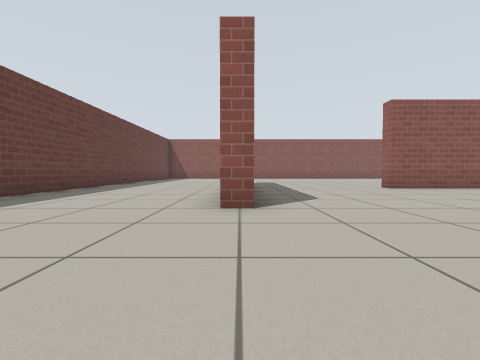
View 1 (above)

20 first-person views from a walk through a world built for the Gazebo simulator. The camera is 0.5 m above the floor, tilts 2° down and sees 85° across. The floor is counted in squares, 1 m on a side. Each view is taken from the middle of a square. On the plan, view 1 faces up. The plan holds only what a view shows up to about 9 squares ahead; the rest is blank. Gazebo's built-in surfaces are drawn with simple patterns.

View 2
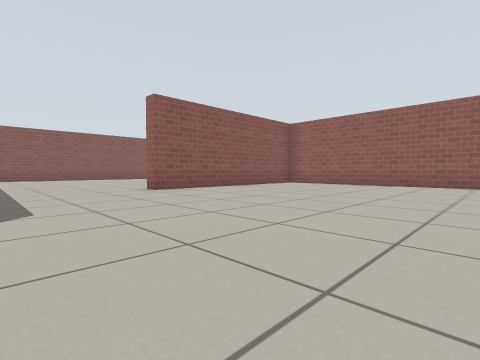

View 3
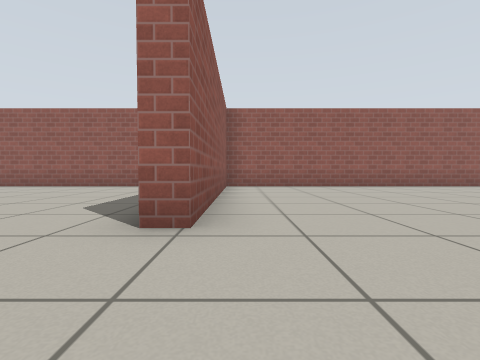

View 4
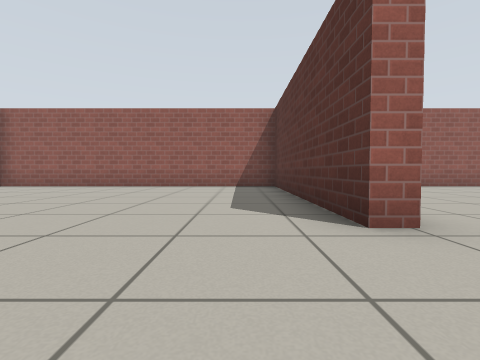

View 5
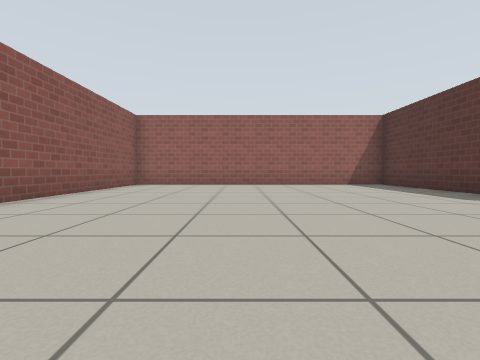

View 6
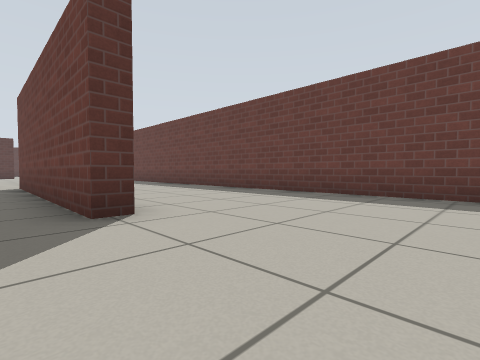

View 7
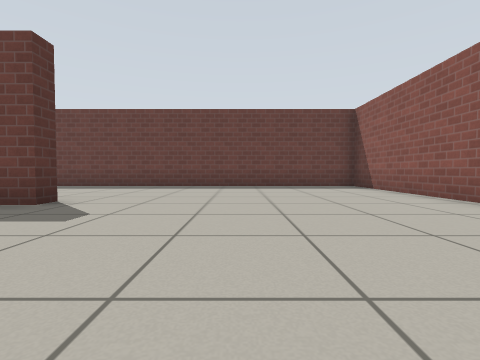

View 8
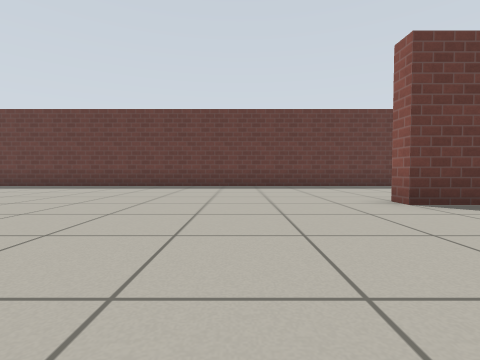

View 9
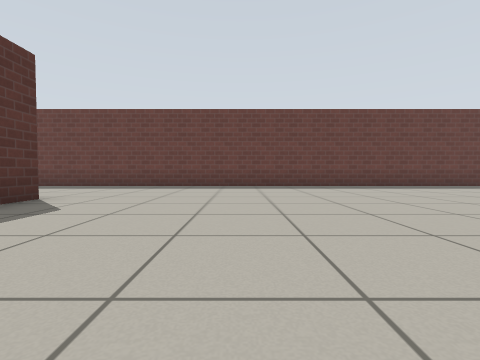

View 10
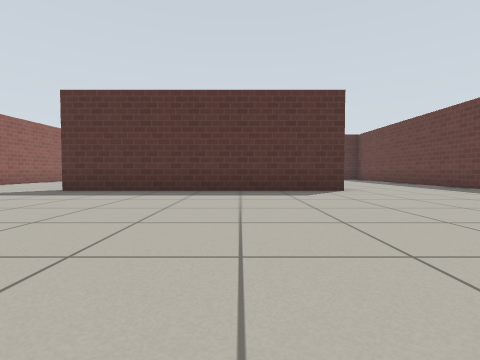

View 11
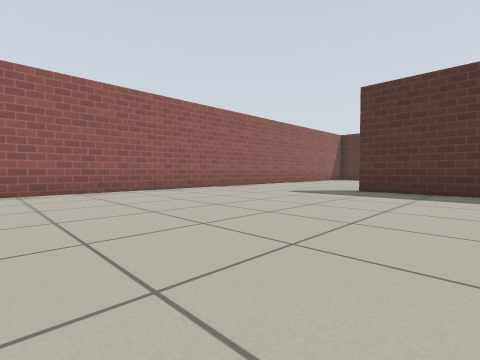

View 12
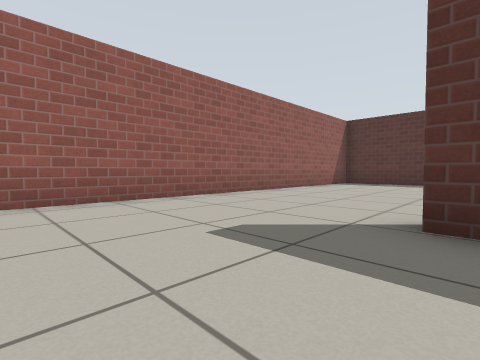

View 13
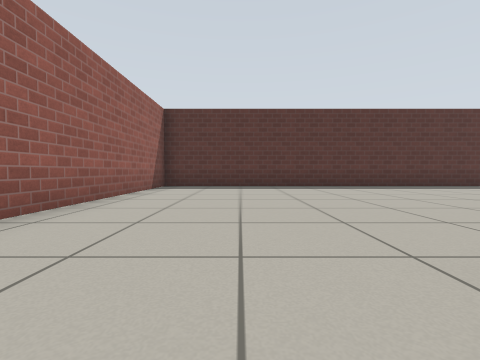

View 14
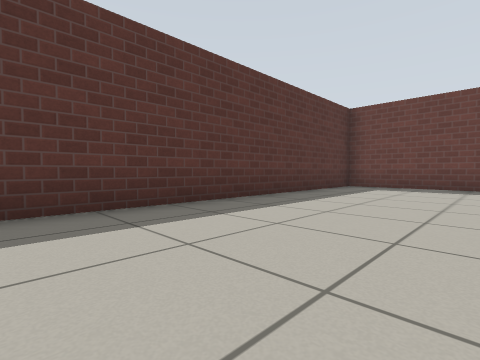

View 15
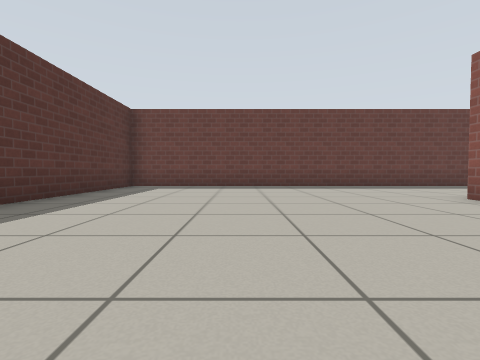

View 16
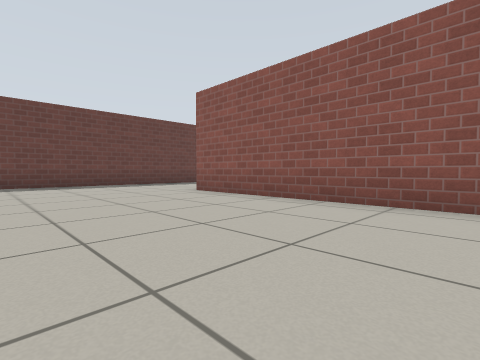

View 17
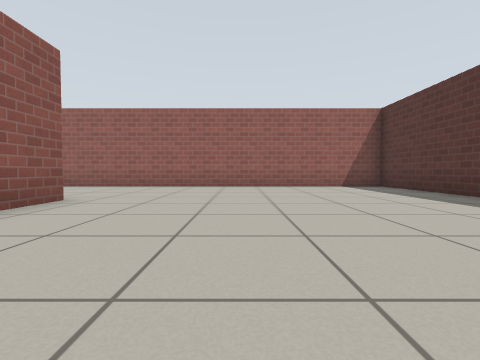

View 18
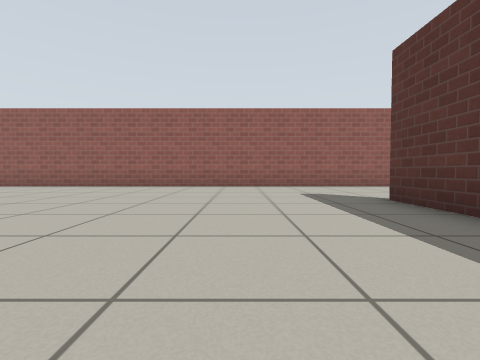

View 19
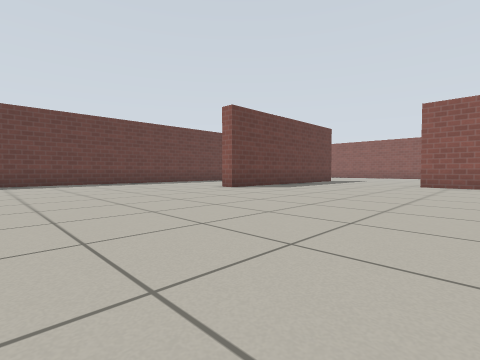

View 20
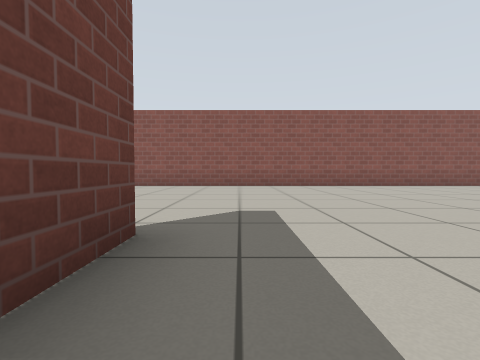

### Floor plan
Points are (right, up) in squares from view 1. A wall is a line through its corners. A room is listed if a view was taken in it or the views show most of it. See-through windows are left out.
Room 1 (views 1, 2, 3, 4, 5, 6, 7, 8, 9, 10, 11, 12, 13, 14, 15, 16, 17, 18, 19, 20)
walls: (4.3, 7.4) (4.3, 7.9) (10.5, 7.9) (10.5, 16.7) (-4.5, 16.7) (-4.5, -16.5) (10.5, -16.5) (10.5, 7.4) (4.3, 7.4); (-0.6, -8.5) (6.5, -8.5); (6.5, -9) (-0.6, -9); (-0.4, 10) (0.2, 10) (0.2, 3.5) (-0.4, 3.5)

Positions as (right, up) in squares from view 1, and headings:
1: (0, 0), facing up
2: (1, 1), facing up-right
3: (2, 7), facing right
4: (2, 9), facing right
5: (1, 13), facing right
6: (1, 13), facing down-left
7: (4, 13), facing left
8: (4, 1), facing left
9: (4, -5), facing left
10: (2, -2), facing down
11: (4, -2), facing down-right
12: (6, -6), facing down-right
13: (8, -8), facing down
14: (4, -13), facing down-left
15: (4, -13), facing left
16: (5, -13), facing up-left
17: (2, -12), facing right
18: (2, -6), facing right
19: (6, -2), facing up-left
20: (1, 8), facing up
